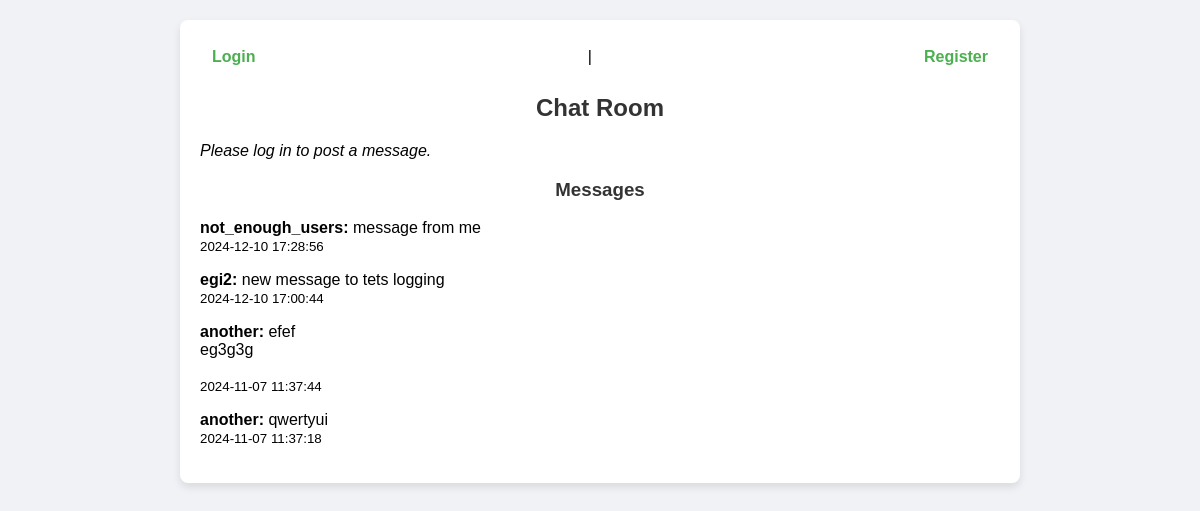
Page /chat on the committed database.
### models.py (models this page shows)
class Message(db.Model):
    __tablename__ = 'messages'
    id = db.Column(db.Integer, primary_key=True)
    user_id = db.Column(db.Integer, db.ForeignKey('users.id'), nullable=False)
    content = db.Column(db.Text, nullable=False)
    timestamp = db.Column(db.DateTime, default=datetime.utcnow)
    visible = db.Column(db.Boolean, default=True)
    user = db.relationship('User', backref=db.backref('messages', lazy=True))

class User(db.Model):
    __tablename__ = 'users'
    id = db.Column(db.Integer, primary_key=True)
    username = db.Column(db.String(150), unique=True, nullable=False)
    password = db.Column(db.String(150), nullable=False)

### app.py (the view, shortened to what this page needs)
@app.route('/chat', methods=['GET', 'POST'])
def chat():
    user_logged_in = 'user_id' in session
    search_query = request.args.get('search')
    if search_query:
        search_terms = search_query.split()
        filters = [Message.content.ilike(f'%{term}%') for term in search_terms]
        messages = Message.query.filter(Message.visible.is_(True), *filters).order_by(Message.id.desc()).all()
    else:
        messages = Message.query.filter_by(visible=True).order_by(Message.id.desc()).all()
    log_user_action("Viewed the chat")
    return render_template(
        'chat.html',
        messages=messages,
        search_query=search_query,
        user_logged_in=user_logged_in,
        error_message=None
    )

### app.py (called while the page is built)
def log_user_action(action):
    username = session.get("username", "anonymous")
    if session.get("is_admin"):
        return
    user_logger.info(f"User: {username}, Action: {action}")

@app.template_filter('nl2br')
def nl2br_filter(text):
    return text.replace('\n', '<br>')

### templates/chat.html (shortened to what this page needs)
{% extends "base.html" %}
{% block content %}
  <div class="header">
    {% if user_logged_in %}
      <p>Logged in as: <strong>{{ session.get('username') }}</strong></p>
      <a href="{{ url_for('logout') }}" class="logout-button">Logout</a>
      {% if session.get('is_admin') %}
        <a href="{{ url_for('admin') }}" class="admin-button">Go to Admin Panel</a>
      {% endif %}
    {% else %}
      <a href="{{ url_for('login') }}">Login</a> |
      <a href="{{ url_for('register') }}">Register</a>
    {% endif %}
  </div>
  <h2>Chat Room</h2>
  {% if user_logged_in %}
    <form method="POST">
        <textarea name="content" rows="3" cols="40" placeholder="Write a message..."></textarea>
        <input type="submit" value="Send">
    </form>
  {% else %}
    <p><em>Please log in to post a message.</em></p>
  {% endif %}
  <h3>Messages</h3>
  <div class="messages">
    {% if messages %}
      {% for message in messages %}
        <p>
          <strong>{{ message.user.username }}:</strong>
          <span class="message-content">{{ message.content | nl2br | safe }}</span>
          <br><small>{{ message.timestamp.strftime('%Y-%m-%d %H:%M:%S') }}</small>
        </p>
      {% endfor %}
    {% else %}
      <p>No messages found.</p>
    {% endif %}
  </div>
{% endblock %}

### static/style.css (style rules this page uses)
body { font-family: Arial, sans-serif; background-color: #f0f2f5; margin: 0; padding: 0; }
h1, h2, h3 { color: #333333; text-align: center; }
.header { display: flex; justify-content: space-between; align-items: center; margin-bottom: 20px; }
.header a { color: #4CAF50; text-decoration: none; font-weight: bold; padding: 8px 12px; border-radius: 4px; transition: background-color 0.3s; }

### rows in the picture
Message: user.username "not_enough_users", content "message from me", timestamp "2024-12-10 17:28:56"
Message: user.username "egi2", content "new message to tets logging", timestamp "2024-12-10 17:00:44"
Message: user.username "another", content "efef eg3g3g", timestamp "2024-11-07 11:37:44"
Message: user.username "another", content "qwertyui", timestamp "2024-11-07 11:37:18"
